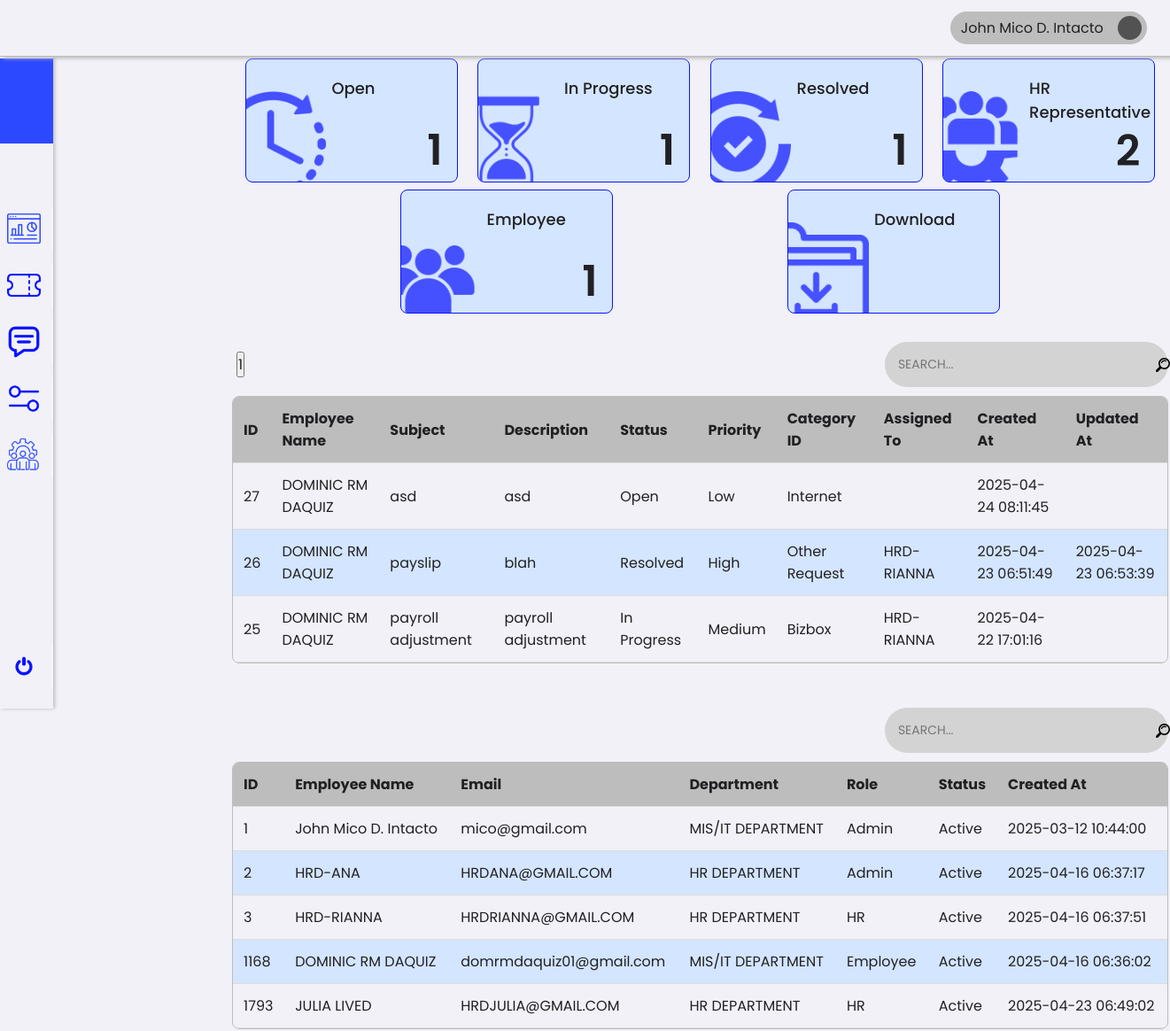
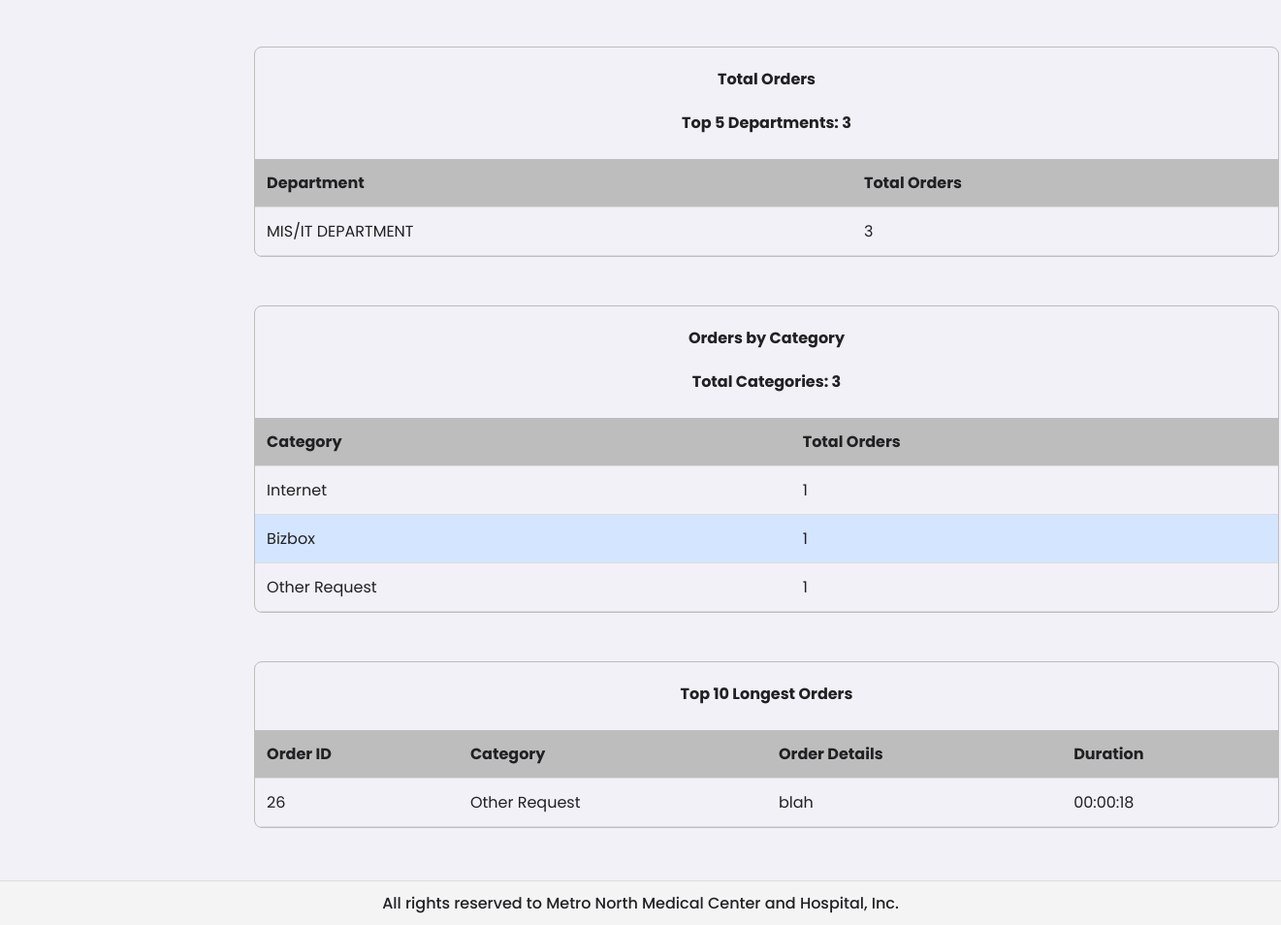
The app's page /1/superAdmin/dashboard.php (signed in) with its own data (2 pictures, top to bottom).
### tables this page shows
CREATE TABLE `tickets` (
  `id` int(11) NOT NULL,
  `employee_id` int(11) NOT NULL,
  `subject` varchar(255) NOT NULL,
  `description` text NOT NULL,
  `status` enum('Open','In Progress','Resolved','Closed') DEFAULT 'Open',
  `priority` enum('Low','Medium','High') DEFAULT 'Low',
  `category_id` int(11) NOT NULL,
  `assigned_to` int(11) DEFAULT NULL,
  `created_at` timestamp NOT NULL DEFAULT current_timestamp(),
  `start_at` timestamp NULL DEFAULT NULL,
  `updated_at` timestamp NULL DEFAULT NULL,
  `leave_type_id` int(11) DEFAULT NULL,
  `leave_request_id` int(11) DEFAULT NULL
);

CREATE TABLE `users` (
  `id` int(11) NOT NULL,
  `name` varchar(255) NOT NULL,
  `email` varchar(255) NOT NULL,
  `password` varchar(255) NOT NULL,
  `role` enum('Employee','HR','HR HEAD','Admin') NOT NULL,
  `department` varchar(255) DEFAULT NULL,
  `status` enum('Active','Inactive') NOT NULL,
  `created_at` timestamp NOT NULL DEFAULT current_timestamp()
);

CREATE TABLE `categories` (
  `id` int(11) NOT NULL,
  `name` varchar(255) NOT NULL
);

### 1/superAdmin/dashboard.php (the view, shortened to what the rows shown need)
<?php
require_once '../../0/includes/employeeTicket.php';
require_once '../../0/includes/adminTableQuery.php';
require_once '../../0/includes/adminDashboardTables.php';
?>
<!DOCTYPE html>
<html lang="en">
<head>
    <link rel="stylesheet" href="../../assets/css/framework.css">
    <link rel="stylesheet" href="../../assets/css/dashboard.css">
</head>
<body>
    <div class="container">
        <d class="content">
            <div class="tableContainer" id="tableContainerTicketID">
                <table>
                    <thead>
                        <tr>
                            <th>ID <i class="fas fa-sort"></i></th>
                            <th>Employee Name <i class="fas fa-sort"></i></th>
                            <th>Subject <i class="fas fa-sort"></i></th>
                            <th>Description <i class="fas fa-sort"></i></th>
                            <th>Status <i class="fas fa-sort"></i></th>
                            <th>Priority <i class="fas fa-sort"></i></th>
                            <th>Category ID <i class="fas fa-sort"></i></th>
                            <th>Assigned To <i class="fas fa-sort"></i></th>
                            <th>Created At <i class="fas fa-sort"></i></th>
                            <th>Updated At <i class="fas fa-sort"></i></th>
                        </tr>
                    </thead>
                    <tbody>
                        <?php if (!empty($tickets)): ?>
                            <?php foreach ($tickets as $ticket): ?>
                                <tr data-id="<?= htmlspecialchars($user['id']) ?>">
                                    <td><?= htmlspecialchars($ticket['id']) ?></td>
                                    <td><?= htmlspecialchars($ticket['employee_name']) ?></td>
                                    <td><?= htmlspecialchars($ticket['subject']) ?></td>
                                    <td><?= htmlspecialchars($ticket['description']) ?></td>
                                    <td><?= htmlspecialchars($ticket['status']) ?></td>
                                    <td><?= htmlspecialchars($ticket['priority']) ?></td>
                                    <td><?= htmlspecialchars($ticket['category_name']) ?></td>
                                    <td><?= htmlspecialchars($ticket['assigned_to_name']) ?></td>
                                    <td><?= htmlspecialchars($ticket['created_at']) ?></td>
                                    <td><?= htmlspecialchars($ticket['updated_at']) ?></td>
                                </tr>
                            <?php endforeach; ?>
                        <?php else: ?>
                            <tr>
                                <td colspan="10" style="text-align: center;">No tickets found</td>
                            </tr>
                        <?php endif; ?>
                    </tbody>
                </table>
            </div>
            <br><br>
            <div class="tableContainer" id="tableContainerUserID">
                <table class="ticketTable">
                    <thead>
                        <tr>
                            <th>ID <i class="fas fa-sort"></i></th>
                            <th>Employee Name <i class="fas fa-sort"></i></th>
                            <th>Email <i class="fas fa-sort"></i></th>
                            <th>Department <i class="fas fa-sort"></i></th>
                            <th>Role <i class="fas fa-sort"></i></th>
                            <th>Status <i class="fas fa-sort"></i></th>
                            <th>Created At <i class="fas fa-sort"></i></th>
                        </tr>
                    </thead>
                    <tbody>
                        <?php if (!empty($users)): ?>
                            <?php foreach ($users as $user): ?>
                                <tr class="<?= $user['status'] === 'Inactive' ? 'inactive-row' : '' ?>">
                                    <td><?= htmlspecialchars($user['id'] ?? 'N/A') ?></td>
                                    <td><?= htmlspecialchars($user['name'] ?? 'N/A') ?></td>
                                    <td><?= htmlspecialchars($user['email'] ?? 'N/A') ?></td>
                                    <td><?= htmlspecialchars($user['department'] ?? 'N/A') ?></td>
                                    <td><?= htmlspecialchars($user['role'] ?? 'N/A') ?></td>
                                    <td><?= htmlspecialchars($user['status'] ?? 'N/A') ?></td>
                                    <td><?= htmlspecialchars($user['created_at'] ?? 'N/A') ?></td>
                                </tr>
                            <?php endforeach; ?>
                        <?php else: ?>
                            <tr>
                                <td colspan="7" style="text-align: center;">No users found</td>
                            </tr>
                        <?php endif; ?>
                    </tbody>
                </table>
            </div>
            <br><br>
            <div class="tableContainer" id="tableContainerDepartment">
                <table>
                    <h1 style="text-align: center; margin-top: 20px;">Total Orders</h1>
                    <h1 style="text-align: center; margin-top: 20px;">
                        Top 5 Departments: <?= htmlspecialchars($totalTickets ?? 0) ?>
                    </h1>
                    <br>
                    <thead>
                        <tr>
                            <th>Department <i class="fas fa-sort"></i></th>
                            <th>Total Orders <i class="fas fa-sort"></i></th>
                        </tr>
                    </thead>
                </table>
            </div>
            <br><br>
            <div class="tableContainer" id="tableContainerCategory">
                <table>
                    <h1 style="text-align: center; margin-top: 20px;">Orders by Category</h1>
                    <h1 style="text-align: center; margin-top: 20px;">
                        Total Categories: <?= htmlspecialchars($totalCategory ?? 0) ?>
                    </h1>
                    <br>
                    <thead>
                        <tr>
                            <th>Category <i class="fas fa-sort"></i></th>
                            <th>Total Orders <i class="fas fa-sort"></i></th>
                        </tr>
                    </thead>
                </table>
            </div>
            <br><br>
            <div class="tableContainer" id="tableContainerCategory">
    <table>
        <h1 style="text-align: center; margin-top: 20px;">Top 10 Longest Orders</h1>
        <br>
        <thead>
            <tr>
                <th>Order ID <i class="fas fa-sort"></i></th>
                <th>Category <i class="fas fa-sort"></i></th>
                <th>Order Details <i class="fas fa-sort"></i></th>
                <th>Duration <i class="fas fa-sort"></i></th>
            </tr>
        </thead>
        <tbody>
            <?php if (!empty($longestOrders)): ?>
                <?php foreach ($longestOrders as $order): ?>
                    <tr>
                        <td><?= htmlspecialchars($order['ticket_id'] ?? 'N/A') ?></td>
                        <td><?= htmlspecialchars($order['category'] ?? 'N/A') ?></td>
                        <td><?= htmlspecialchars($order['order_details'] ?? 'N/A') ?></td>
                        <td>
                            <?php
                                $hours = floor($order['duration_seconds'] / 3600);
                                $minutes = floor(($order['duration_seconds'] % 3600) / 60);
                                $seconds = $order['duration_seconds'] % 60;
                                echo sprintf('%02d:%02d:%02d', $hours, $minutes, $seconds);
                            ?>
                        </td>
                    </tr>
                <?php endforeach; ?>
            <?php else: ?>
                <tr>
                    <td colspan="4" style="text-align: center;">No Orders found</td>
                </tr>
            <?php endif; ?>
        </tbody>
    </table>
</div>
            <br><br><br><br>
    </div>
</body>
</html>

### records on screen
tickets: id "27", employee.name "DOMINIC RM DAQUIZ", subject "asd", description "asd", status "Open", priority "Low", category.name "Internet", created_at "2025-04-24 08:11:45"
tickets: id "26", employee.name "DOMINIC RM DAQUIZ", subject "payslip", description "blah", status "Resolved", priority "High", category.name "Other Request", assigned_to.name "HRD-RIANNA", created_at "2025-04-23 06:51:49", updated_at "2025-04-23 06:53:39", hours "00", minutes "00", seconds "18"
tickets: id "25", employee.name "DOMINIC RM DAQUIZ", subject "payroll adjustment", description "payroll adjustment", status "In Progress", priority "Medium", category.name "Bizbox", assigned_to.name "HRD-RIANNA", created_at "2025-04-22 17:01:16"
users: id "1", name "John Mico D. Intacto", email "mico@gmail.com", department "MIS/IT DEPARTMENT", role "Admin", status "Active", created_at "2025-03-12 10:44:00"
users: id "2", name "HRD-ANA", email "HRDANA@GMAIL.COM", department "HR DEPARTMENT", role "Admin", status "Active", created_at "2025-04-16 06:37:17"
users: id "3", name "HRD-RIANNA", email "HRDRIANNA@GMAIL.COM", department "HR DEPARTMENT", role "HR", status "Active", created_at "2025-04-16 06:37:51"
users: id "1168", name "DOMINIC RM DAQUIZ", email "domrmdaquiz01@gmail.com", department "MIS/IT DEPARTMENT", role "Employee", status "Active", created_at "2025-04-16 06:36:02"
users: id "1793", name "JULIA LIVED", email "HRDJULIA@GMAIL.COM", department "HR DEPARTMENT", role "HR", status "Active", created_at "2025-04-23 06:49:02"

### other values on screen
$statusCounts['Open'] "1"
$statusCounts['In Progress'] "1"
$statusCounts['Resolved'] "1"
$roleCounts['HR'] "2"
$roleCounts['Employee'] "1"
$totalTickets "3"
$department['department'] "MIS/IT DEPARTMENT"
$department['totalDepartmentCounts'] "3"
$totalCategory "3"
$category['category'] "Internet"
$category['totalCategoryCounts'] "1"
$category['category'] "Bizbox"
$category['category'] "Other Request"
